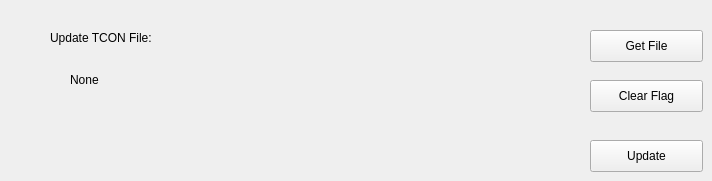
      <widget class="QWidget" name="tab">
       <attribute name="title">
        <string>TCON Update</string>
       </attribute>
       <widget class="QLabel" name="label_28">
        <property name="geometry">
         <rect>
          <x>50</x>
          <y>30</y>
          <width>181</width>
          <height>16</height>
         </rect>
        </property>
        <property name="text">
         <string>Update TCON File:</string>
        </property>
       </widget>
       <widget class="QLabel" name="label_file_tcon">
        <property name="geometry">
         <rect>
          <x>70</x>
          <y>70</y>
          <width>501</width>
          <height>20</height>
         </rect>
        </property>
        <property name="text">
         <string>None</string>
        </property>
       </widget>
       <widget class="QPushButton" name="GetFile_TCON_Btn">
        <property name="enabled">
         <bool>true</bool>
        </property>
        <property name="geometry">
         <rect>
          <x>590</x>
          <y>30</y>
          <width>113</width>
          <height>32</height>
         </rect>
        </property>
        <property name="text">
         <string>Get File</string>
        </property>
       </widget>
       <widget class="QPushButton" name="Update_TCON_Btn">
        <property name="enabled">
         <bool>true</bool>
        </property>
        <property name="geometry">
         <rect>
          <x>590</x>
          <y>140</y>
          <width>113</width>
          <height>32</height>
         </rect>
        </property>
        <property name="text">
         <string>Update</string>
        </property>
       </widget>
       <widget class="QPushButton" name="ClearFlag_Btn">
        <property name="geometry">
         <rect>
          <x>590</x>
          <y>80</y>
          <width>113</width>
          <height>32</height>
         </rect>
        </property>
        <property name="text">
         <string>Clear Flag</string>
        </property>
       </widget>
      </widget>
